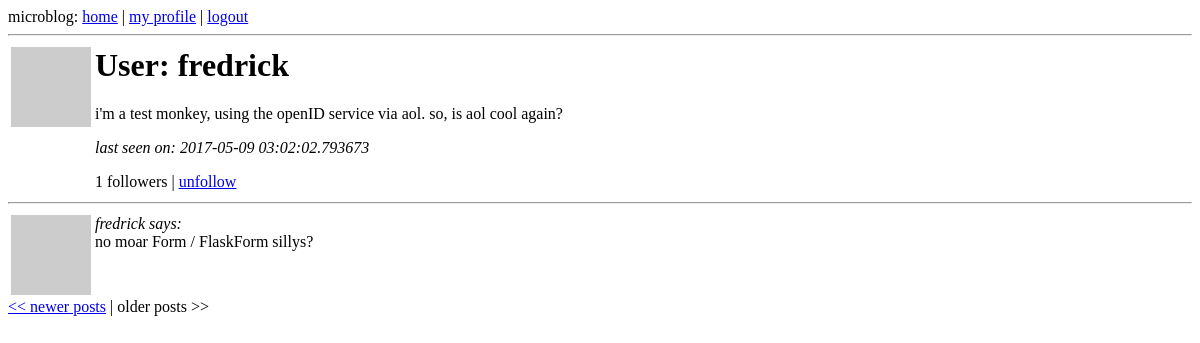
The page /user/fredrick/3 (signed in) on the database as committed earlier.
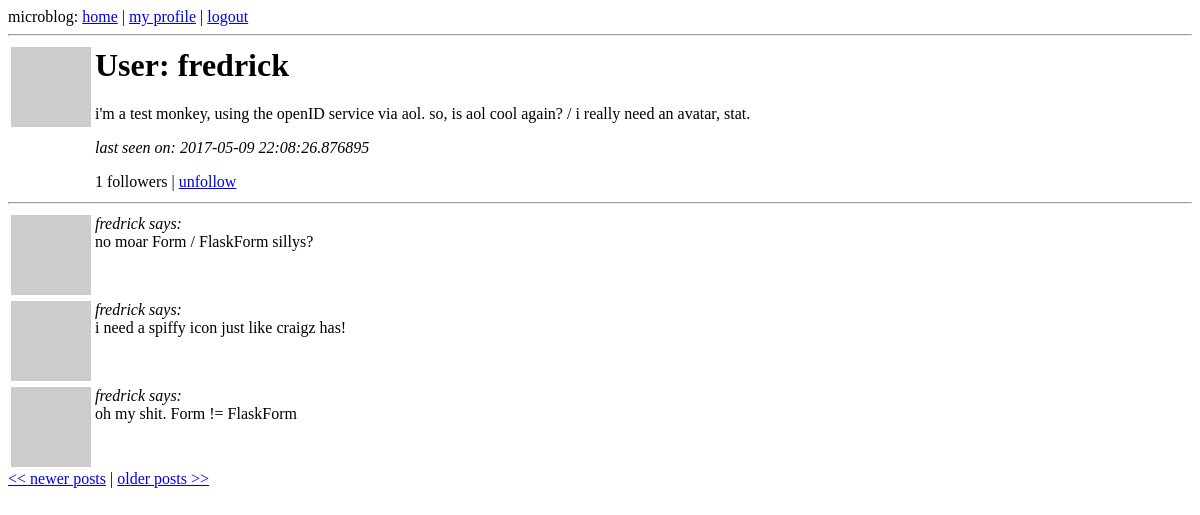
The same page on the database as committed later.
### app/models.py (models this page shows, shortened)
class User(db.Model):
    id = db.Column(db.Integer, primary_key=True)
    nickname = db.Column(db.String(64), index=True, unique=True)
    email = db.Column(db.String(120), index=True, unique=True)
    posts = db.relationship('Post', backref='author', lazy='dynamic')
    about_me = db.Column(db.String(140))
    last_seen = db.Column(db.DateTime)
    followed = db.relationship('User',
                               secondary=followers,
                               primaryjoin=(followers.c.follower_id == id),
                               secondaryjoin=(followers.c.followed_id == id),
                               backref=db.backref('followers', lazy='dynamic'),
                               lazy='dynamic')
    def is_following(self, user):
        return self.followed.filter(followers.c.followed_id == user.id).count() > 0
    def avatar(self, size):
        return 'http://www.gravatar.com/avatar/%s?d=mm&s=%d' % (md5(self.email.encode('utf-8')).hexdigest(), size)
    @property
    def is_authenticated(self):
        return True

class Post(db.Model):
    id = db.Column(db.Integer, primary_key = True)
    body = db.Column(db.String(140))
    timestamp = db.Column(db.DateTime)
    user_id = db.Column(db.Integer, db.ForeignKey('user.id'))

### app/views.py (the view)
@app.route('/user/<nickname>')
@app.route('/user/<nickname>/<int:page>')
@login_required
def user(nickname, page=1):
    user = User.query.filter_by(nickname=nickname).first()
    if user is None:
        flash('user %s not found.' % nickname)
        return redirect(url_for('index'))
    posts = user.posts.paginate(page, POSTS_PER_PAGE, False)
    return render_template('user.html',
                           user=user,
                           title='fuck0',
                           posts=posts)

### app/views.py (called while the page is built)
@lm.user_loader
def load_user(id):
    return User.query.get(int(id))

@app.before_request
def before_request():
    g.user = current_user
    if g.user.is_authenticated:
        g.user.last_seen = datetime.utcnow()
        db.session.add(g.user)
        db.session.commit()

### app/templates/user.html
{% extends "base.html" %}
{% block content %}
  <table>
      <tr valign="top">
          <td><img src="{{ user.avatar(128) }}"></td>
          <td>
              <h1>User: {{ user.nickname }}</h1>
              {% if user.about_me %}<p>{{ user.about_me }}</p>{% endif %}
              {% if user.last_seen %}<p><i>last seen on: {{ user.last_seen }}</i></p>{% endif %}
              <p>{{ user.followers.count() }} followers |
              {% if user.id == g.user.id %}
                  <a href="{{ url_for('edit') }}">edit your profile</a>
              {% elif not g.user.is_following(user) %}
                  <a href="{{ url_for('follow', nickname=user.nickname) }}">follow</a>
              {% else %}
                  <a href="{{ url_for('unfollow', nickname=user.nickname) }}">unfollow</a>
              {% endif %}
              </p>
          </td>
      </tr>
  </table>
  <hr>
{% for post in posts.items %}
    {% include 'post.html' %}
{% endfor %}
{% if posts.has_prev %}<a href="{{ url_for('user', nickname=user.nickname, page=posts.prev_num) }}">&lt;&lt; newer posts</a>{% else %}&lt;&lt; newer posts{% endif %} |
{% if posts.has_next %}<a href="{{ url_for('user', nickname=user.nickname, page=posts.next_num) }}">older posts &gt;&gt;</a>{% else %}older posts &gt;&gt;{% endif %}
{% endblock %}

### app/templates/post.html
<table>
    <tr valign="top">
        <td><img src="{{ post.author.avatar(50) }}"></td><td><i>{{ post.author.nickname }} says:</i><br>{{ post.body }}</td>
    </tr>
</table>

Rows that differ between the two databases and show on the page:
changed User "fredrick": about_me "i'm a test monkey, using the openID service via aol. so, is aol cool again?" → "i'm a test monkey, using the openID service via aol. so, is aol cool again? / i really need an avatar, stat."; last_seen "2017-05-09 03:02:02.793673" → "2017-05-09 22:08:26.876895"
added Post: author.nickname "fredrick", body "i need a spiffy icon just like craigz has!"
added Post: author.nickname "fredrick", body "oh my shit. Form != FlaskForm"
